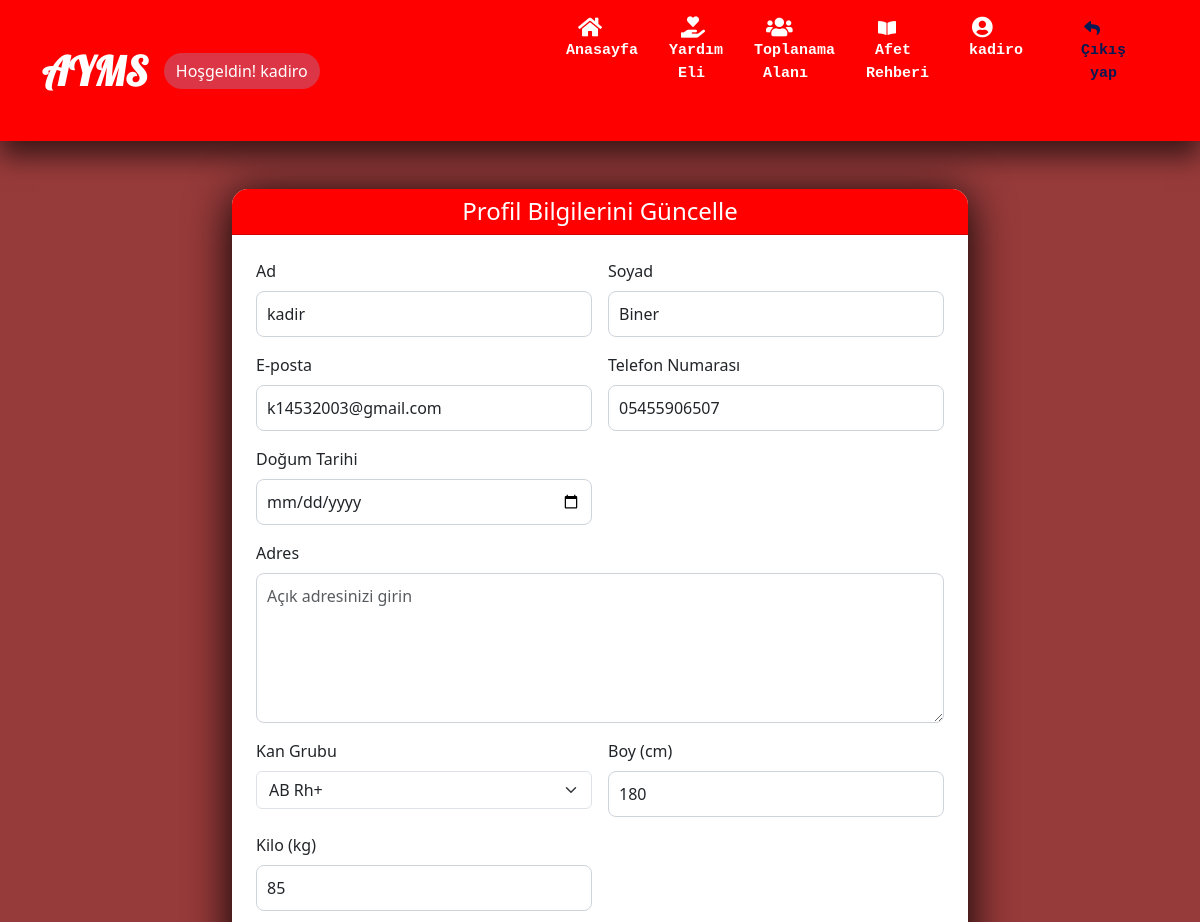
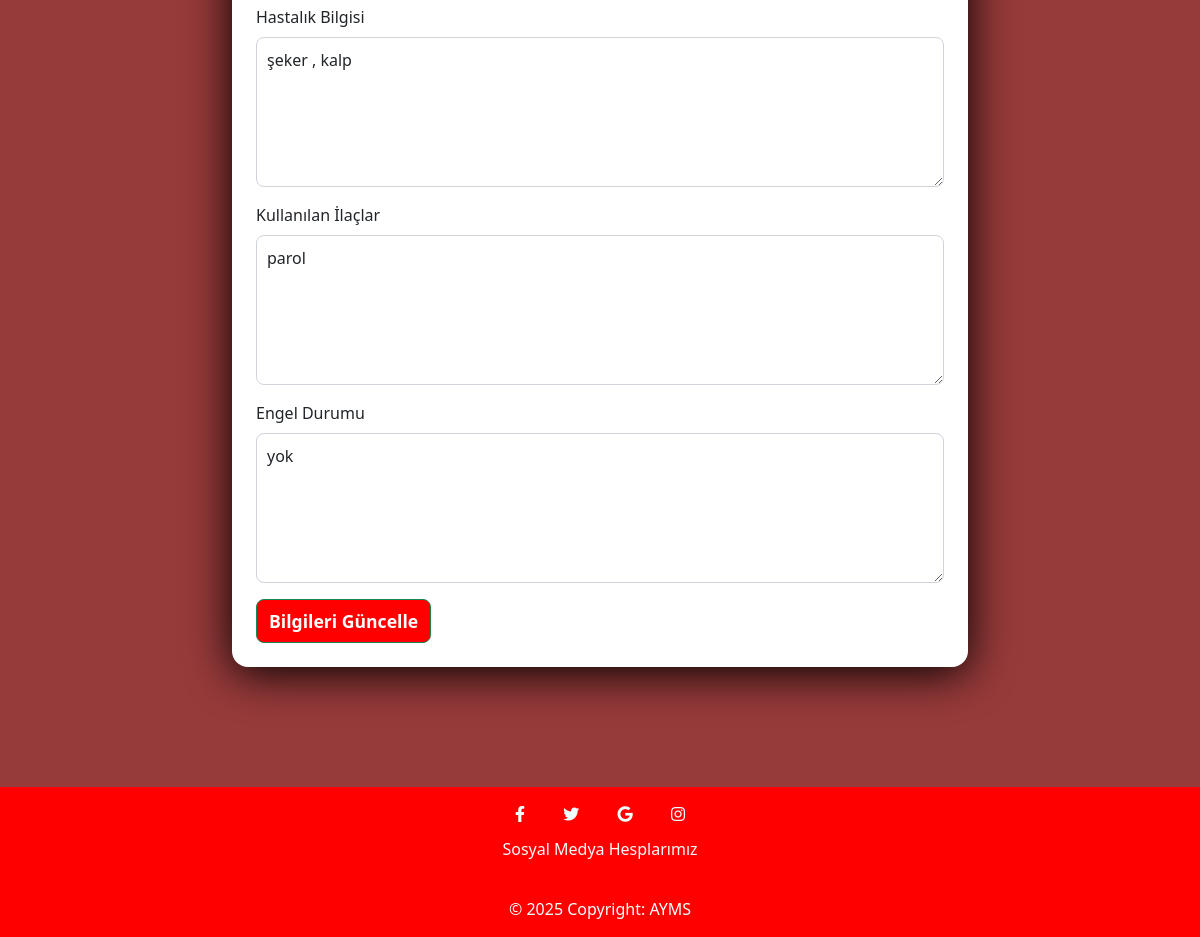
The app's page /profile/update/ (signed in) with its own data (2 pictures, top to bottom).
### pages/models.py (models this page shows, shortened)
class Profile(models.Model):
    user = models.OneToOneField(User, on_delete=models.CASCADE )
    first_name = models.CharField("Ad", max_length=50)
    last_name = models.CharField("Soyad", max_length=50,blank=True, null=True)
    birth_date = models.DateField("Doğum Tarihi", null=True, blank=True)
    phone_number = models.CharField("Telefon Numarası", max_length=20)
    address = models.TextField("Adres", null=True, blank=True)
    email = models.EmailField("E-posta", null=True, blank=True)
    kan = models.CharField("Kan Grubu", max_length=20,blank=True, null=True)
    boy = models.CharField("Boy(cm)", max_length=20,blank=True, null=True)
    kilo = models.CharField("Kilo(kg)", max_length=20,blank=True, null=True)
    ilac = models.CharField("Kullandığım İlaçlar(varsa)", max_length=20,blank=True, null=True)
    hasta = models.CharField("Kronik Hastalık(varsa)", max_length=20,blank=True, null=True)
    engel = models.CharField("Engel Drumu(varsa)", max_length=20,blank=True, null=True)

### pages/views.py (the view, shortened to what this page needs)
# urls.py: path('profile/update/', views.update_profile, name="update_profile"),
@login_required
def update_profile(request):
    profile, created = Profile.objects.get_or_create(user=request.user)
    return render(request, "pages/update_profile.html", {'profile': profile})

### pages/templates/pages/update_profile.html (shortened to what this page needs)
{% extends "layout.html" %} {% load static %}  {% block css_style %}
<link rel="stylesheet" href="{% static 'pages/css/styles.css' %}" />
<link rel="stylesheet" href="{% static 'pages/css/profile2.css' %}" />
{% endblock %} {% block content %}
<body class="bg-light">
  <div class="container mt-5">
    <div class="row justify-content-center">
      <div class="col-md-8">
        <div class="card shadow-lg border-0 rounded-4">
          <div class="card-header text-white rounded-top-4">
            <h4 class="mb-0 text-center">Profil Bilgilerini Güncelle</h4>
          </div>
          <div class="card-body p-4">
            <form action="{% url 'update_profile' %}" method="POST">
              <div class="row g-3">
                <div class="col-md-6">
                  <label for="first_name" class="form-label">Ad</label>
                  <input
                    type="text"
                    class="form-control"
                    id="first_name"
                    name="first_name"
                    value="{{ profile.first_name }}"
                    placeholder="Adınızı girin"
                    title="Lütfen adınızı yazınız"
                    required
                  />
                </div>
                <div class="col-md-6">
                  <label for="last_name" class="form-label">Soyad</label>
                  <input
                    type="text"
                    class="form-control"
                    id="last_name"
                    name="last_name"
                    value="{{ profile.last_name }}"
                    placeholder="Soyadınızı girin"
                    title="Lütfen soyadınızı yazınız"
                    required
                  />
                </div>
                <div class="col-md-6">
                  <label for="email" class="form-label">E-posta</label>
                  <input
                    type="email"
                    class="form-control"
                    id="email"
                    name="email"
                    value="{{ profile.email }}"
                    placeholder="ornek@mail.com"
                    title="E-posta adresinizi girin"
                    required
                  />
                </div>
                <div class="col-md-6">
                  <label for="phone_number" class="form-label"
                    >Telefon Numarası</label
                  >
                  <input
                    type="text"
                    class="form-control"
                    id="phone_number"
                    name="phone_number"
                    value="{{ profile.phone_number }}"
                    placeholder="05xx xxx xx xx"
                    title="Telefon numaranızı girin"
                    required
                  />
                </div>
                <div class="col-md-6">
                  <label for="birth_date" class="form-label"
                    >Doğum Tarihi</label
                  >
                  <input
                    type="date"
                    class="form-control"
                    id="birth_date"
                    name="birth_date"
                    value="{{ profile.birth_date }}"
                    required
                  />
                </div>
                <div class="col-12">
                  <label for="address" class="form-label">Adres</label>
                  <textarea
                    class="form-control"
                    id="address"
                    name="address"
                    value="{{ profile.address }}"
                    rows="4"
                    placeholder="Açık adresinizi girin"
                    title="Lütfen adresinizi ayrıntılı bir şekilde girin"
                    required
                  ></textarea>
                </div>
                <div class="col-md-6">
  <label for="kan" class="form-label">Kan Grubu</label>
  <select
    class="form-select"
    id="kan"
    name="kan"
    title="Lütfen kan grubunuzu seçin"
    required
  >
    <option value="AB Rh+" {% if profile.kan == "AB Rh+" %}selected{% endif %}>AB Rh+</option>
  </select>
</div>
                <div class="col-md-6">
                  <label for="boy" class="form-label">Boy (cm)</label>
                  <input
                    type="number"
                    class="form-control"
                    id="boy"
                    name="boy"
                    value="{{ profile.boy }}"
                    placeholder="Boyunuzu cm olarak girin"
                    title="Lütfen boyunuzu girin"
                  />
                </div>
                <div class="col-md-6">
                  <label for="kilo" class="form-label">Kilo (kg)</label>
                  <input
                    type="number"
                    class="form-control"
                    id="kilo"
                    name="kilo"
                    value="{{ profile.kilo }}"
                    placeholder="Kilonuzu kg olarak girin"
                    title="Lütfen kilonuzu girin"
                  />
                </div>
                <div class="col-md-12">
                  <label for="hasta" class="form-label">Hastalık Bilgisi</label>
                  <textarea
                    class="form-control"
                    id="hasta"
                    name="hasta"
                    rows="2"
                    placeholder="Varsa kronik hastalıklarınızı girin"
                  >
{{ profile.hasta }}</textarea
                  >
                </div>
                <div class="col-md-12">
                  <label for="ilac" class="form-label"
                    >Kullanılan İlaçlar</label
                  >
                  <textarea
                    class="form-control"
                    id="ilac"
                    name="ilac"
                    rows="2"
                    placeholder="Sürekli kullandığınız ilaçları yazın"
                  >
{{ profile.ilac }}</textarea
                  >
                </div>
                <div class="col-md-12">
                  <label for="engel" class="form-label">Engel Durumu</label>
                  <textarea
                    class="form-control"
                    id="engel"
                    name="engel"
                    rows="2"
                    placeholder="Varsa engel durumunuzu açıklayın"
                  >
{{ profile.engel }}</textarea
                  >
                </div>
                <div class="col-12 mt-3">
                  <button
                    type="submit"
                    class="btn btn-success py-2 fw-bold"
                    style="transition: background-color 0.3s ease-in-out"
                  >
                    Bilgileri Güncelle
                  </button>
                </div>
              </div>
            </form>
          </div>
        </div>
      </div>
    </div>
  </div>
  <br /><br /><br /><br /><br />
</body>
{% endblock %}

### templates/layout.html (shortened to what this page needs)
{% load static %}
<!DOCTYPE html>
<html lang="en">
  <head>
    <link
      rel="stylesheet"
      href="https://unpkg.com/leaflet@1.7.1/dist/leaflet.css"
    />
    <link rel="stylesheet" href="{% static 'css/bootstrap.css' %}" />
    <link
      href="https://cdnjs.cloudflare.com/ajax/libs/font-awesome/5.15.3/css/all.min.css"
      rel="stylesheet"
    />
    <link href="https://cdn.jsdelivr.net/npm/@n8n/chat/dist/style.css" rel="stylesheet" />
    {% block css_style %} {% endblock %} {% block js_script %}{% endblock%}
  </head>
  <body class="d-flex flex-column min-vh-100">
    <header>
      <nav class="navbar navbar-expand-lg navbar-dark custom-navbar">
        <div class="container">
          <a class="navbar-brand logo-navbar" href="/">AYMS</a>
          {%if user.is_authenticated %}
            <a class="kull" href="/profile">Hoşgeldin! {{user.username}} </a>
          {% endif %}
          <div class="collapse navbar-collapse" id="navbarNav">
            <ul class="navbar-nav ms-auto">
              <li class="nav-item">
                <a class="nav-link active" href="/">
                  <i class="fas fa-home fa-lg"></i>
                    <pre>Anasayfa</pre>
                </a>
              </li>
              <li class="nav-item">
                <a class="nav-link active" href="/#acil-bildirim">
                  <i class="fas fa-hand-holding-heart fa-lg"></i>
                    <pre>Yardım<br/> Eli</pre>
                </a>
              </li>
              <li class="nav-item">
                <a class="nav-link active" href="/alan">
                  <i class="fas fa-users fa-lg"></i>
                    <pre>Toplanama<br/> Alanı</pre>
                </a>
              </li>
              <li class="nav-item">
                <a class="nav-link active" href="/destek">
                  <i class="fas fa-book-open"></i>
                    <pre> Afet<br>Rehberi</pre>
                  </a
                >
              </li>
              {%if user.is_authenticated %}
              <li class="nav-item">
                <a class="nav-link active" href="/profile">
                  <i class="fas fa-user-circle fa-lg"></i>
                  <pre> {{user.username}}  </pre>
                </a>
              </li>
              {% endif %}
              {%if user.is_authenticated %}
              <li class="nav-item">
                <a class="nav-link active" href="{% url 'user_logout'%}">
                  <i class="fas fa-reply "style="color: #071952;"></i>
                  <h style="color: #071952; ">
                  <pre> Çıkış <br>  yap</pre>
                  <h6>
                </a>
              </li>
              {% endif %}
            </ul>
          </div>
        </div>
      </nav>
    </header>
    {% block content %}{% endblock %}
    <footer class="bg-body-tertiary text-center mt-auto">
      <div class="p-1 custom-footer">
        <a
          data-mdb-ripple-init
          class="btn btn-outline btn-floating m-1"
          href="#!"
          role="button"
          ><i class="fab fa-facebook-f"></i
        ></a>
        <a
          data-mdb-ripple-init
          class="btn btn-outline btn-floating m-1"
          href="#!"
          role="button"
          ><i class="fab fa-twitter"></i
        ></a>
        <a
          data-mdb-ripple-init
          class="btn btn-outline btn-floating m-1"
          href="#!"
          role="button"
          ><i class="fab fa-google"></i
        ></a>
        <a
          data-mdb-ripple-init
          class="btn btn-outline btn-floating m-1"
          href="#!"
          role="button"
          ><i class="fab fa-instagram"></i
        ></a>
        <section class="mb-10 text-light">
          <p>Sosyal Medya Hesplarımız</p>
        </section>
      </div>
      <div class="text-center p-3" style="background-color: red; color: azure">
        © 2025 Copyright: AYMS
      </div>
    </footer>
  </body>
</html>

### pages/static/pages/css/styles.css (style rules this page uses)
.custom-navbar { background-color: rgb(255, 0, 0); font-weight: bold; box-shadow: 0 15px 25px rgba(0, 0, 0, 0.6); }
.logo-navbar { font-family: "Lobster", sans-serif; font-size: 40px; }
.nav-link i { margin-left: 12px; }
.nav-link pre { font-size: 15px; margin-right: 15px; }
.kull { font-weight: 500; font-size: 1rem; color: #fff; background-color: #dc3545; padding: 6px 12px; border-radius: 20px; text-decoration: none; transition: all 0.3s ease; margin-left: auto; }
footer a { color: azure !important; }
.custom-footer { background-color: rgb(255, 0, 0); }

### pages/static/pages/css/profile2.css (style rules this page uses)
body { background-color: #f8f9fa; background-image: linear-gradient(to right, #973a3a, #973a3a); }
.card { border-radius: 1.25rem; background-color: #ffffff; box-shadow: 0 6px 45px rgba(0, 0, 0, 1) !important; }
.card-header { background: red !important; color: white; font-weight: bold; font-size: 1.5rem; border-radius: 1.25rem 1.25rem 0 0; }
.form-control { border-radius: 0.5rem; border: 1px solid #ced4da; padding: 10px; }
.btn-success { background-color: red; border-radius: 0.5rem; font-size: 1.1rem; font-weight: 600; }
textarea.form-control { min-height: 150px; resize: vertical; border-radius: 0.5rem; }

### records on screen
Profile: first_name "kadir", last_name "Biner", email "k14532003@gmail.com", phone_number "05455906507", address "Açık adresinizi girin", kan "AB Rh+", boy "180", kilo "85", hasta "şeker , kalp", ilac "parol", engel "yok"

### other values on screen
{{ user.username }} "kadiro"
